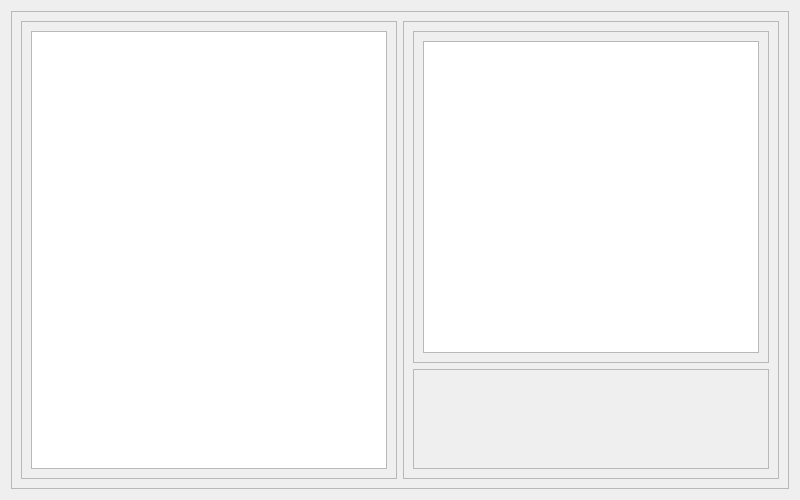
<?xml version="1.0" encoding="UTF-8"?>
<ui version="4.0">
 <class>Search_Results</class>
 <widget class="QDialog" name="Search_Results">
  <property name="geometry">
   <rect>
    <x>0</x>
    <y>0</y>
    <width>800</width>
    <height>500</height>
   </rect>
  </property>
  <property name="windowTitle">
   <string>Dialog</string>
  </property>
  <layout class="QVBoxLayout" name="verticalLayout">
   <item>
    <widget class="QFrame" name="frame">
     <property name="frameShape">
      <enum>QFrame::StyledPanel</enum>
     </property>
     <property name="frameShadow">
      <enum>QFrame::Raised</enum>
     </property>
     <layout class="QHBoxLayout" name="horizontalLayout" stretch="1,1">
      <item>
       <widget class="QFrame" name="resultsFrame">
        <property name="frameShape">
         <enum>QFrame::StyledPanel</enum>
        </property>
        <property name="frameShadow">
         <enum>QFrame::Raised</enum>
        </property>
        <layout class="QHBoxLayout" name="horizontalLayout_2">
         <item>
          <widget class="QTextBrowser" name="resultsDisplay"/>
         </item>
        </layout>
       </widget>
      </item>
      <item>
       <widget class="QFrame" name="frame_5">
        <property name="frameShape">
         <enum>QFrame::StyledPanel</enum>
        </property>
        <property name="frameShadow">
         <enum>QFrame::Raised</enum>
        </property>
        <layout class="QVBoxLayout" name="verticalLayout_2" stretch="10,3">
         <item>
          <widget class="QFrame" name="frame_3">
           <property name="frameShape">
            <enum>QFrame::StyledPanel</enum>
           </property>
           <property name="frameShadow">
            <enum>QFrame::Raised</enum>
           </property>
           <layout class="QHBoxLayout" name="horizontalLayout_3">
            <item>
             <widget class="QTextBrowser" name="queryStatusDisplay"/>
            </item>
           </layout>
          </widget>
         </item>
         <item>
          <widget class="QFrame" name="buttonsFrame">
           <property name="frameShape">
            <enum>QFrame::StyledPanel</enum>
           </property>
           <property name="frameShadow">
            <enum>QFrame::Raised</enum>
           </property>
          </widget>
         </item>
        </layout>
       </widget>
      </item>
     </layout>
    </widget>
   </item>
  </layout>
 </widget>
 <resources/>
 <connections/>
</ui>
